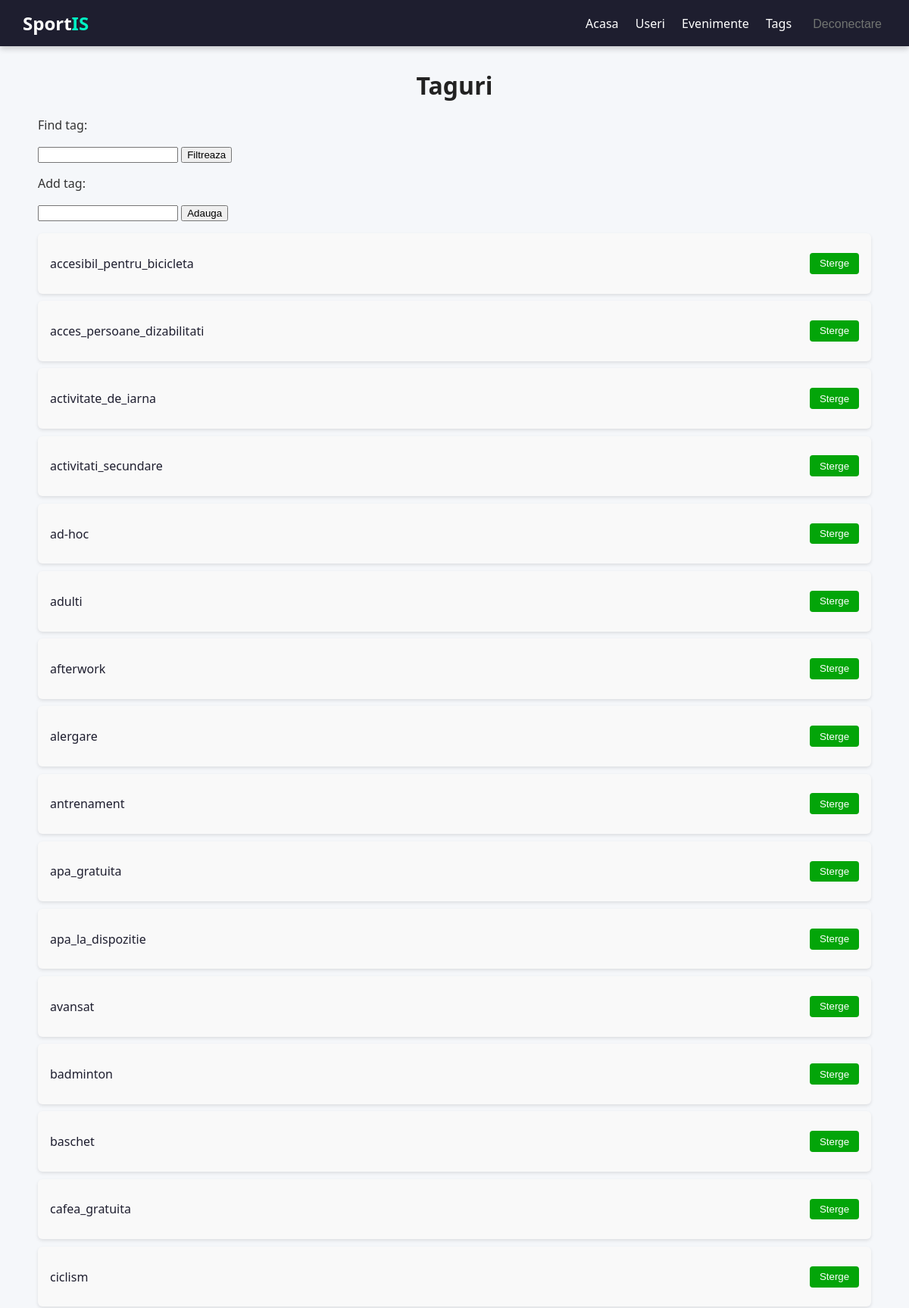
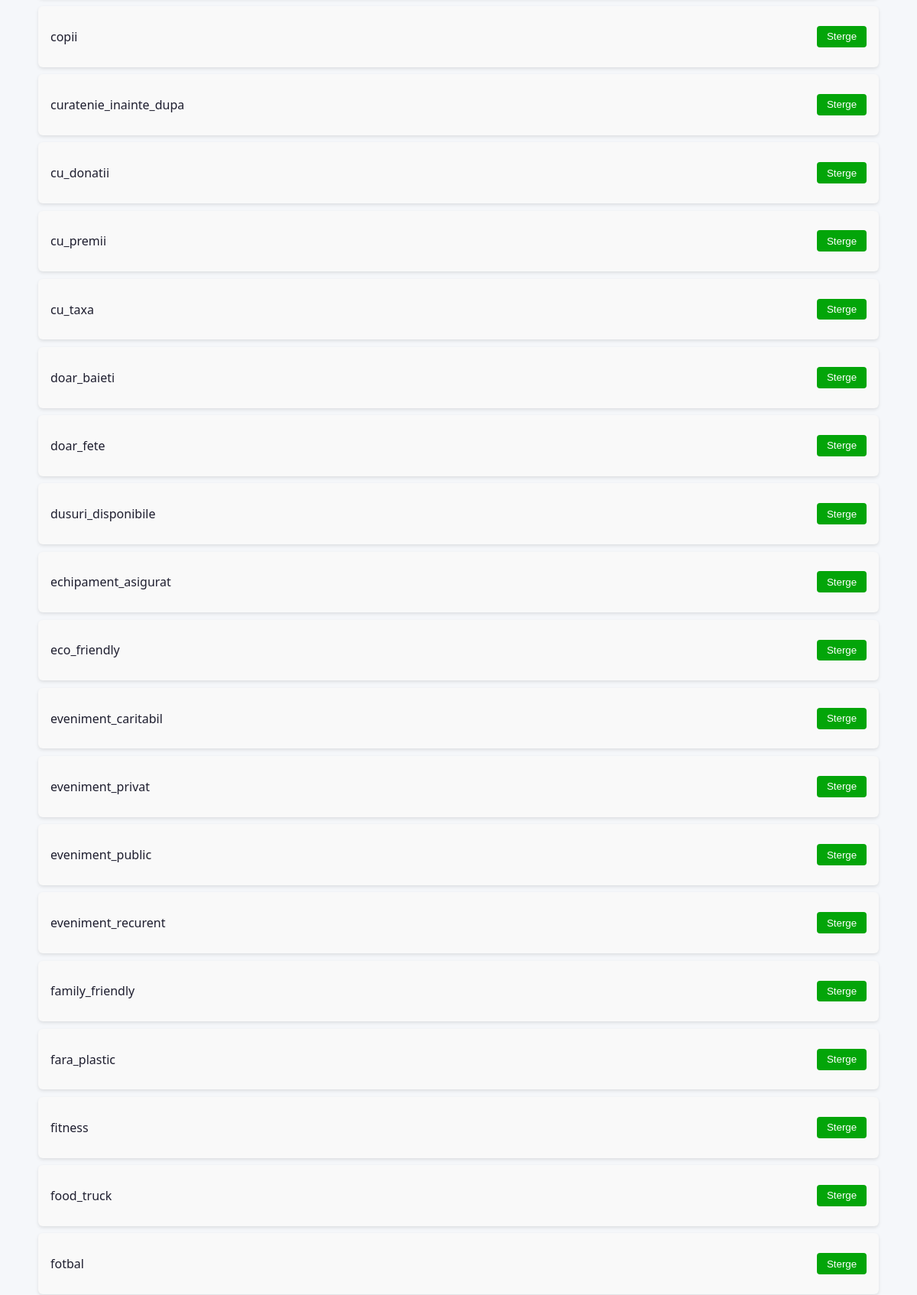
/admin/tags (signed in, upper part), run on the app's committed database (2 pictures, top to bottom).
### tables this page shows
CREATE TABLE `tags` (
  `id` int(11) NOT NULL,
  `name` varchar(50) NOT NULL
);

### app/core/Controller.php (called while the page is built, shortened)
<?php
class Controller
{
    public function model($model)
    {
        return new $model();
    }
    public function view($view, $data = []){
        extract($data);
        require_once __DIR__ . '/../views/' . $view . '.php';
    }
}

### app/controllers/admin.php (called while the page is built, shortened)
<?php
class Admin extends Controller
{
    private $tagModel;
    public function __construct() {
        $this->tagModel = $this->model('Tag');
    }
    public function tags() {
        $tagName = null;
        if($_SERVER['REQUEST_METHOD'] === 'GET')
            $tagName = !empty($_GET['tag']) ? $_GET['tag'] : null;
        $tags = $this->tagModel->list($tagName);
        $this->view('admin/tags', [
            'tags' => $tags,
            'tagInput' => $tagName ?? ""
        ]);
    }
}

### app/core/App.php (called while the page is built, shortened)
<?php
require_once __DIR__ . '/Config.php';
require_once __DIR__ . '/../services/DatabaseService.php';
class App{
    protected $method = 'index';
    public function __construct(){
        $url = $this->parseUrl();
        if(isset($url[0]))
        if(file_exists(__DIR__ . '/../controllers/'. $url[0] . '.php' )){
            unset($url[0]);
        }
        $this->controller = new $this->controller;
        if(isset($url[1]))
        {
            if(method_exists($this->controller, $url[1]))
            {
                $this->method = $url[1];
                unset($url[1]);
            }
        }
        $this->params = $url ? array_values($url) : [];
        call_user_func_array([$this->controller, $this->method], $this->params);
    }
    public function parseUrl(){
        if(isset($_GET['url'])){
            return $url = explode('/', filter_var(rtrim($_GET['url'], '/'), FILTER_SANITIZE_URL));
        }
    }
}
?>

### public/index.php (called while the page is built, shortened)
<?php
$app = new App();

### app/core/Config.php (called while the page is built, shortened)
<?php
class Config
{
    private static $data = [];
    public static function get(string $key, $default = null)
    {
        $val = $_ENV[$key] ?? getenv($key) ?? self::$data[$key] ?? null;
        if ($val !== false && $val !== null && $val !== '') {
            return $val;
        }
        return $default;
    }
}

### app/models/Tag.php (called while the page is built, shortened)
<?php
class Tag
{
    public function list($name = null) {
        $sql = "SELECT id, name FROM tags";
        $tags = null;
        if($name != null) {
            $sql .= " WHERE name LIKE ?";
            $name = '%' . $name . '%';
            $tags = DatabaseService::runSelect(
                $sql,
                $name
            );
        } else {
            $tags = DatabaseService::runSelect(
                $sql
            );
        }
        return $tags ?? [];
    }
}

### app/services/DatabaseService.php (called while the page is built, shortened)
<?php
class DatabaseService {
    private static $conn;
    public static function load()
    {
        $servername = Config::get('MYSQL_SERVER', '127.0.0.1');
        $username = Config::get('MYSQL_USER', 'root');
        $password = Config::get('MYSQL_PASSWORD', '');
        $dbname = Config::get('MYSQL_DB', 'sportis');
        $port = (int) Config::get('MYSQL_PORT', 3306);
        $useSsl = Config::get('MYSQL_SSL', false) || $port === 4000;
        if ($useSsl) {
            self::$conn = mysqli_init();
            self::$conn->ssl_set(null, null, null, null, null);
            if (!@self::$conn->real_connect($servername, $username, $password, $dbname, $port, null, MYSQLI_CLIENT_SSL)) {
                die("Database connection failed: " . self::$conn->connect_error);
            }
        } else {
            self::$conn = new mysqli($servername, $username, $password, $dbname, $port);
        }
        self::$conn->set_charset("utf8mb4");
    }
    public static function runSelect($sql, ...$vars) {
        $rows = null;
        $result = self::$conn->execute_query($sql, $vars);
        if ($result->num_rows > 0) {
            $rows = $result->fetch_all(MYSQLI_ASSOC);
        }
        return $rows;
    }
}

### app/views/admin/tags.php (the view, shortened to what this page needs)
<!DOCTYPE html>
<html lang="ro">
<head>
    <link rel="stylesheet" href="<?= Config::get('APP_URL'); ?>/css/MainStyle.css">
</head>
<body>
<?php include_once __DIR__ . '/../partials/adminNavBar.php'; ?>
<div class="container">
    <h1>Taguri</h1>
    <p>Find tag: </p>
    <form method="get" action="<?= Config::get('APP_URL'); ?>/admin/tags">
        <input name="tag" type="text" value="<?= $tagInput ?>"/>
        <button type="submit">Filtreaza</button>
    </form>
    <p>Add tag: </p>
    <form method="post" action="<?= Config::get('APP_URL'); ?>/admin/tags">
        <input name="tag" type="text" required/>
        <button type="submit">Adauga</button>
    </form>
    <ul class="user-list">
        <?php foreach ($tags as $tag): ?>
            <li class="user-card">
                <p style="text-decoration: none; color: #1e1e2f;"><?= htmlspecialchars($tag['name']) ?></p>
                <div>
                    <form action="<?= Config::get('APP_URL'); ?>/admin/tagDelete/<?= $tag['id'] ?>" method="post">
                        <button class="button-error" type="submit">Sterge</button>
                    </form>
                </div>
            </li>
        <?php endforeach; ?>
    </ul>
</div>
</body>
</html>

### public/css/MainStyle.css (style rules this page uses)
body { margin: 0; padding: 0; font-family: 'Segoe UI', sans-serif; background-color: #f5f7fa; color: #333; }
.container { max-width: 1100px; margin: 30px auto; padding: 0 20px; }
.container h1 { margin-bottom: 20px; color: #222; font-size: 32px; font-weight: 600; text-align: center; }
.user-list, .event-list { list-style: none; padding: 0; }
.user-card, .event-card { display: flex; justify-content: space-between; align-items: center; padding: 0.8rem 1rem; margin-bottom: 0.6rem; background-color: #f9f9f9; border-radius: 6px; box-shadow: 0 2px 4px rgba(0,0,0,0.1); }
.user-card form, .event-card form { margin: 0; }
.user-card button, .event-card button { background-color:rgb(3, 165, 9); color: white; border: none; padding: 0.4rem 0.8rem; border-radius: 4px; cursor: pointer; transition: background-color 0.3s; }

### data on the page
tags: name "accesibil_pentru_bicicleta"
tags: name "acces_persoane_dizabilitati"
tags: name "activitate_de_iarna"
tags: name "activitati_secundare"
tags: name "ad-hoc"
tags: name "adulti"
tags: name "afterwork"
tags: name "alergare"
tags: name "antrenament"
tags: name "apa_gratuita"
tags: name "apa_la_dispozitie"
tags: name "avansat"
tags: name "badminton"
tags: name "baschet"
tags: name "cafea_gratuita"
tags: name "ciclism"
tags: name "copii"
tags: name "curatenie_inainte_dupa"
tags: name "cu_donatii"
tags: name "cu_premii"
tags: name "cu_taxa"
tags: name "doar_baieti"
tags: name "doar_fete"
tags: name "dusuri_disponibile"
tags: name "echipament_asigurat"
tags: name "eco_friendly"
tags: name "eveniment_caritabil"
tags: name "eveniment_privat"
tags: name "eveniment_public"
tags: name "eveniment_recurent"
tags: name "family_friendly"
tags: name "fara_plastic"
tags: name "fitness"
tags: name "food_truck"
tags: name "fotbal"
